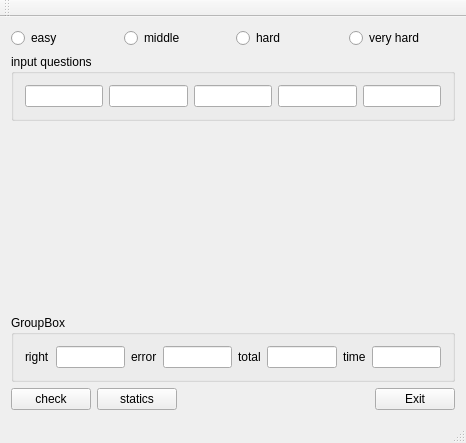
<?xml version="1.0" encoding="UTF-8"?>
<ui version="4.0">
 <class>SetQuestion</class>
 <widget class="QMainWindow" name="SetQuestion">
  <property name="geometry">
   <rect>
    <x>0</x>
    <y>0</y>
    <width>466</width>
    <height>443</height>
   </rect>
  </property>
  <property name="windowTitle">
   <string>SetQuestion</string>
  </property>
  <widget class="QWidget" name="centralWidget">
   <layout class="QVBoxLayout" name="verticalLayout">
    <item>
     <layout class="QHBoxLayout" name="hlBox">
      <item>
       <widget class="QRadioButton" name="rbDir1">
        <property name="text">
         <string>easy</string>
        </property>
       </widget>
      </item>
      <item>
       <widget class="QRadioButton" name="rbDir2">
        <property name="text">
         <string>middle</string>
        </property>
       </widget>
      </item>
      <item>
       <widget class="QRadioButton" name="rbDir3">
        <property name="text">
         <string>hard</string>
        </property>
       </widget>
      </item>
      <item>
       <widget class="QRadioButton" name="rbDir4">
        <property name="text">
         <string>very hard</string>
        </property>
       </widget>
      </item>
     </layout>
    </item>
    <item>
     <widget class="QGroupBox" name="groupBox">
      <property name="title">
       <string>input questions</string>
      </property>
      <layout class="QHBoxLayout" name="horizontalLayout_2">
       <item>
        <widget class="QLineEdit" name="ieNumber1"/>
       </item>
       <item>
        <widget class="QLineEdit" name="ieOper"/>
       </item>
       <item>
        <widget class="QLineEdit" name="ieNumber2"/>
       </item>
       <item>
        <widget class="QLineEdit" name="ieIsEqual"/>
       </item>
       <item>
        <widget class="QLineEdit" name="ieResult"/>
       </item>
      </layout>
     </widget>
    </item>
    <item>
     <spacer name="verticalSpacer">
      <property name="orientation">
       <enum>Qt::Vertical</enum>
      </property>
      <property name="sizeHint" stdset="0">
       <size>
        <width>20</width>
        <height>40</height>
       </size>
      </property>
     </spacer>
    </item>
    <item>
     <widget class="QGroupBox" name="groupBox_2">
      <property name="title">
       <string>GroupBox</string>
      </property>
      <layout class="QHBoxLayout" name="horizontalLayout">
       <item>
        <widget class="QLabel" name="lbRight">
         <property name="text">
          <string>right</string>
         </property>
        </widget>
       </item>
       <item>
        <widget class="QLineEdit" name="ieRight">
         <property name="styleSheet">
          <string notr="true">color:rgb(0, 255, 0);
text-align:center;</string>
         </property>
        </widget>
       </item>
       <item>
        <widget class="QLabel" name="lbError">
         <property name="text">
          <string>error</string>
         </property>
        </widget>
       </item>
       <item>
        <widget class="QLineEdit" name="ieError">
         <property name="styleSheet">
          <string notr="true">color:rgb(255, 0, 0);
text-align:center;</string>
         </property>
        </widget>
       </item>
       <item>
        <widget class="QLabel" name="lbTotal">
         <property name="text">
          <string>total</string>
         </property>
        </widget>
       </item>
       <item>
        <widget class="QLineEdit" name="ieTotal">
         <property name="styleSheet">
          <string notr="true">text-align:cneter;</string>
         </property>
        </widget>
       </item>
       <item>
        <widget class="QLabel" name="label">
         <property name="text">
          <string>time</string>
         </property>
        </widget>
       </item>
       <item>
        <widget class="QLineEdit" name="ieTime"/>
       </item>
      </layout>
     </widget>
    </item>
    <item>
     <layout class="QHBoxLayout" name="horizontalLayout_3">
      <item>
       <widget class="QPushButton" name="pbCheck">
        <property name="text">
         <string>check</string>
        </property>
       </widget>
      </item>
      <item>
       <widget class="QPushButton" name="pbStatics">
        <property name="text">
         <string>statics</string>
        </property>
       </widget>
      </item>
      <item>
       <spacer name="horizontalSpacer">
        <property name="orientation">
         <enum>Qt::Horizontal</enum>
        </property>
        <property name="sizeHint" stdset="0">
         <size>
          <width>40</width>
          <height>20</height>
         </size>
        </property>
       </spacer>
      </item>
      <item>
       <widget class="QPushButton" name="pbExit">
        <property name="text">
         <string>Exit</string>
        </property>
       </widget>
      </item>
     </layout>
    </item>
   </layout>
  </widget>
  <widget class="QMenuBar" name="menuBar">
   <property name="geometry">
    <rect>
     <x>0</x>
     <y>0</y>
     <width>466</width>
     <height>23</height>
    </rect>
   </property>
  </widget>
  <widget class="QToolBar" name="mainToolBar">
   <attribute name="toolBarArea">
    <enum>TopToolBarArea</enum>
   </attribute>
   <attribute name="toolBarBreak">
    <bool>false</bool>
   </attribute>
  </widget>
  <widget class="QStatusBar" name="statusBar"/>
 </widget>
 <layoutdefault spacing="6" margin="11"/>
 <resources/>
 <connections/>
</ui>
